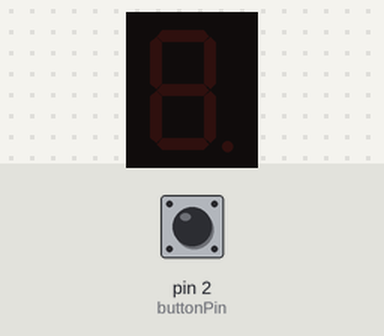
Recording of a sketch running on a simulated Arduino Uno, built with avr-gcc and run on an emulated ATmega328P. Parts: 1-digit seven-segment display. Wiring (inferred from the names in the program): 1-digit 7-segment display, segments lit when HIGH: segments pin 5, pin 6, pin 7, pin 8, pin 9, pin 10, pin 11. Inputs (shaded band) come from the test bench; at power-on: pin 2 (buttonPin) LOW. The segment pins are drawn as the display they are named for.

Above: at 1.2 s.
1.3 s: pin 2 (buttonPin) pulled HIGH for 0.15 s
At 2.1 s:
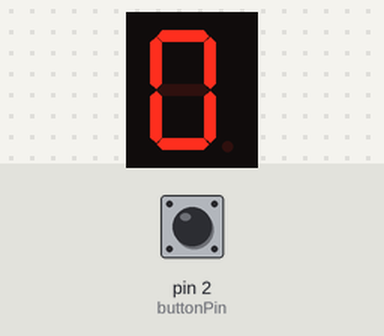
10.4 s: pin 2 (buttonPin) pulled HIGH for 1 s
At 12.9 s:
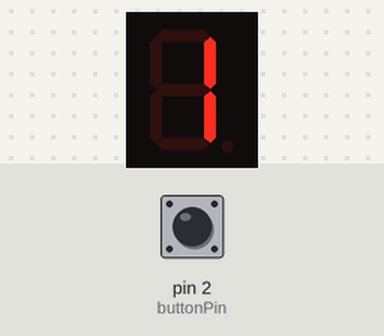
Timing chart, 0 to 14.4 s (numbered marks = the images above; inputs shaded):
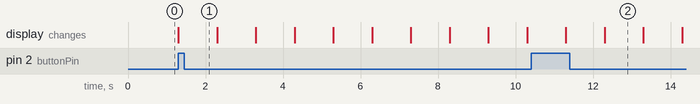

The sketch:

PRO02.ino
```cpp
/**********************************************************************************
**                                                                               **
**                              Display de 7 segments                            **
**                                                                               **
**  Sergio Martínez                                             18/02/2019       **
**********************************************************************************/

//********** Includes *************************************************************

//********** Variables ************************************************************
const int a = 5;          // donar nom al pin 7 de l’Arduino
const int b = 6;          // donar nom al pin 8 de l’Arduino
const int c = 7;          // donar nom al pin 9 de l’Arduino
const int d = 8;         // donar nom al pin 10 de l’Arduino
const int e = 9;         // donar nom al pin 11 de l’Arduino
const int f = 10;         // donar nom al pin 12 de l’Arduino
const int g = 11;
const int buttonPin = 2;
int buttonState = 0;
unsigned long temp = 1000;
//********** Setup ****************************************************************
void setup()
{
  pinMode(a, OUTPUT);
  pinMode(b, OUTPUT);
  pinMode(c, OUTPUT);
  pinMode(d, OUTPUT);
  pinMode(e, OUTPUT);
  pinMode(f, OUTPUT);
  pinMode(g, OUTPUT);
  pinMode(buttonPin, INPUT);
}

//********** Loop *****************************************************************
void loop()
{
  buttonState = digitalRead(buttonPin);
  if (buttonState == HIGH)
  {
  digitalWrite(a, HIGH);
  digitalWrite(b, HIGH);
  digitalWrite(c, HIGH);
  digitalWrite(d, HIGH);
  digitalWrite(e, HIGH);
  digitalWrite(f, HIGH);
  digitalWrite(g, LOW);

  delay(temp);

  digitalWrite(a, LOW);
  digitalWrite(b, HIGH);
  digitalWrite(c, HIGH);
  digitalWrite(d, LOW);
  digitalWrite(e, LOW);
  digitalWrite(f, LOW);
  digitalWrite(g, LOW);

  delay(temp);

  digitalWrite(a, HIGH);
  digitalWrite(b, HIGH);
  digitalWrite(c, LOW);
  digitalWrite(d, HIGH);
  digitalWrite(e, HIGH);
  digitalWrite(f, LOW);
  digitalWrite(g, HIGH);

  delay(temp);

  digitalWrite(a, HIGH);
  digitalWrite(b, HIGH);
  digitalWrite(c, HIGH);
  digitalWrite(d, HIGH);
  digitalWrite(e, LOW);
  digitalWrite(f, LOW);
  digitalWrite(g, HIGH);

  delay(temp);

  digitalWrite(a, LOW);
  digitalWrite(b, HIGH);
  digitalWrite(c, HIGH);
  digitalWrite(d, LOW);
  digitalWrite(e, LOW);
  digitalWrite(f, HIGH);
  digitalWrite(g, HIGH);

  delay(temp);

  digitalWrite(a, HIGH);
  digitalWrite(b, LOW);
  digitalWrite(c, HIGH);
  digitalWrite(d, HIGH);
  digitalWrite(e, LOW);
  digitalWrite(f, HIGH);
  digitalWrite(g, HIGH);

  delay(temp);

  digitalWrite(a, LOW);
  digitalWrite(b, LOW);
  digitalWrite(c, HIGH);
  digitalWrite(d, HIGH);
  digitalWrite(e, HIGH);
  digitalWrite(f, HIGH);
  digitalWrite(g, HIGH);

  delay(temp);

  digitalWrite(a, HIGH);
  digitalWrite(b, HIGH);
  digitalWrite(c, HIGH);
  digitalWrite(d, LOW);
  digitalWrite(e, LOW);
  digitalWrite(f, LOW);
  digitalWrite(g, LOW);

  delay(temp);

  digitalWrite(a, HIGH);
  digitalWrite(b, HIGH);
  digitalWrite(c, HIGH);
  digitalWrite(d, HIGH);
  digitalWrite(e, HIGH);
  digitalWrite(f, HIGH);
  digitalWrite(g, HIGH);

  delay(temp);

  digitalWrite(a, HIGH);
  digitalWrite(b, HIGH);
  digitalWrite(c, HIGH);
  digitalWrite(d, LOW);
  digitalWrite(e, LOW);
  digitalWrite(f, HIGH);
  digitalWrite(g, HIGH);

  delay(temp);
  }
  else
  {
  digitalWrite(a, LOW);
  digitalWrite(b, LOW);
  digitalWrite(c, LOW);
  digitalWrite(d, LOW);
  digitalWrite(e, LOW);
  digitalWrite(f, LOW);
  digitalWrite(g, LOW);
  }
}
```

Measured:
- after the input at 1.3 s, the display: changes at once (image 1)
- after the input at 10.4 s, the display: first changes after 0.90 s (image 2 shows a later state)
